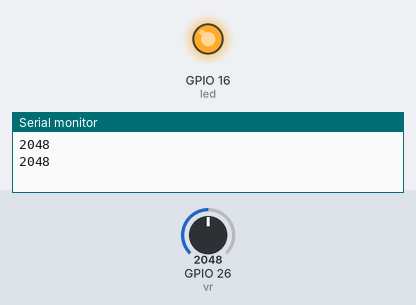
Recording of a sketch running on a simulated ESP32. Shown: output pins drawn as LEDs (lit = HIGH), the last lines printed to the serial monitor. The test bench sets the inputs (shaded band); at power-on: GPIO 26 (vr) = 2048.

Above: at 4.8 s.
4.9 s: GPIO 26 (vr) set to 491
10.0 s: GPIO 26 (vr) set to 0
15.1 s: GPIO 26 (vr) set to 1228
At 17.3 s:
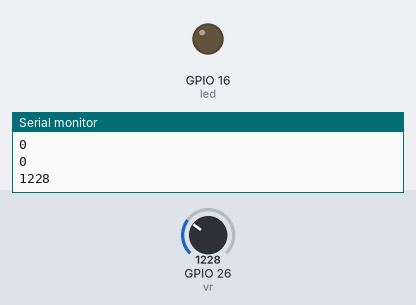
Timing chart, 0 to 30.6 s (numbered marks = the images above; inputs shaded):
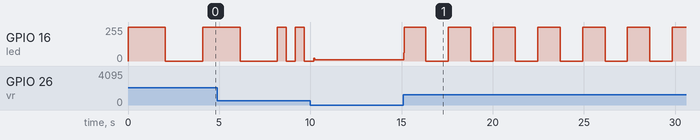

Measured:
- after the input at 15.1 s, GPIO 16 (led): 9/255 → 61/255 at once, then repeats every 2.4 s: 255/255 1.2 s, 0/255 1.2 s

The sketch:

rp2040_ADC.ino
```cpp
int vr = 26 ;
int led = 16 ;
void setup() {
 Serial.begin(9600);
pinMode(led,OUTPUT);
}

void loop() {
  int ADC = analogRead(vr);
  Serial.println(ADC);
  digitalWrite(led,HIGH);
  delay(ADC);
  digitalWrite(led,LOW);
  delay(ADC);
}
```
